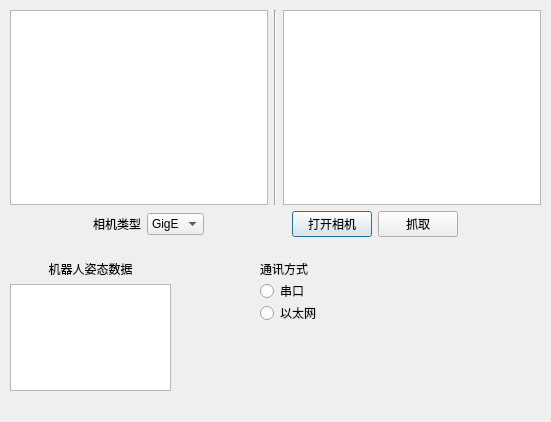
<?xml version="1.0" encoding="UTF-8"?>
<ui version="4.0">
 <class>ImageAcqDialog</class>
 <widget class="QDialog" name="ImageAcqDialog">
  <property name="geometry">
   <rect>
    <x>0</x>
    <y>0</y>
    <width>551</width>
    <height>422</height>
   </rect>
  </property>
  <property name="minimumSize">
   <size>
    <width>551</width>
    <height>422</height>
   </size>
  </property>
  <property name="maximumSize">
   <size>
    <width>551</width>
    <height>422</height>
   </size>
  </property>
  <property name="windowTitle">
   <string>图像采集</string>
  </property>
  <widget class="QWidget" name="layoutWidget">
   <property name="geometry">
    <rect>
     <x>10</x>
     <y>10</y>
     <width>531</width>
     <height>227</height>
    </rect>
   </property>
   <layout class="QVBoxLayout" name="verticalLayout">
    <item>
     <layout class="QHBoxLayout" name="horizontalLayout">
      <item>
       <widget class="QGraphicsView" name="graphicsViewRealTime"/>
      </item>
      <item>
       <widget class="Line" name="line">
        <property name="orientation">
         <enum>Qt::Vertical</enum>
        </property>
       </widget>
      </item>
      <item>
       <widget class="QGraphicsView" name="graphicsViewImage"/>
      </item>
     </layout>
    </item>
    <item>
     <layout class="QHBoxLayout" name="horizontalLayout_3">
      <item>
       <spacer name="horizontalSpacer_2">
        <property name="orientation">
         <enum>Qt::Horizontal</enum>
        </property>
        <property name="sizeHint" stdset="0">
         <size>
          <width>40</width>
          <height>20</height>
         </size>
        </property>
       </spacer>
      </item>
      <item>
       <layout class="QHBoxLayout" name="horizontalLayout_2">
        <item>
         <widget class="QLabel" name="labelCameraType">
          <property name="text">
           <string>相机类型</string>
          </property>
         </widget>
        </item>
        <item>
         <widget class="QComboBox" name="comboBoxCameraSelection">
          <item>
           <property name="text">
            <string>GigE</string>
           </property>
          </item>
         </widget>
        </item>
       </layout>
      </item>
      <item>
       <spacer name="horizontalSpacer">
        <property name="orientation">
         <enum>Qt::Horizontal</enum>
        </property>
        <property name="sizeHint" stdset="0">
         <size>
          <width>40</width>
          <height>20</height>
         </size>
        </property>
       </spacer>
      </item>
      <item>
       <widget class="QPushButton" name="pushButtonOpenCamera">
        <property name="text">
         <string>打开相机</string>
        </property>
       </widget>
      </item>
      <item>
       <widget class="QPushButton" name="pushButtonGrab">
        <property name="text">
         <string>抓取</string>
        </property>
       </widget>
      </item>
      <item>
       <spacer name="horizontalSpacer_3">
        <property name="orientation">
         <enum>Qt::Horizontal</enum>
        </property>
        <property name="sizeHint" stdset="0">
         <size>
          <width>40</width>
          <height>20</height>
         </size>
        </property>
       </spacer>
      </item>
     </layout>
    </item>
   </layout>
  </widget>
  <widget class="QWidget" name="layoutWidget">
   <property name="geometry">
    <rect>
     <x>10</x>
     <y>260</y>
     <width>161</width>
     <height>131</height>
    </rect>
   </property>
   <layout class="QVBoxLayout" name="verticalLayout_2">
    <item>
     <widget class="QLabel" name="labelRobotPose">
      <property name="text">
       <string>&lt;html&gt;&lt;head/&gt;&lt;body&gt;&lt;p align=&quot;center&quot;&gt;机器人姿态数据&lt;/p&gt;&lt;/body&gt;&lt;/html&gt;</string>
      </property>
     </widget>
    </item>
    <item>
     <widget class="QTextEdit" name="textEditRobotPose"/>
    </item>
   </layout>
  </widget>
  <widget class="QWidget" name="layoutWidget">
   <property name="geometry">
    <rect>
     <x>260</x>
     <y>260</y>
     <width>61</width>
     <height>61</height>
    </rect>
   </property>
   <layout class="QVBoxLayout" name="verticalLayout_3">
    <item>
     <widget class="QLabel" name="labelCommType">
      <property name="text">
       <string>通讯方式</string>
      </property>
     </widget>
    </item>
    <item>
     <widget class="QRadioButton" name="radioButtonRS232">
      <property name="text">
       <string>串口</string>
      </property>
     </widget>
    </item>
    <item>
     <widget class="QRadioButton" name="radioButton">
      <property name="text">
       <string>以太网</string>
      </property>
     </widget>
    </item>
   </layout>
  </widget>
 </widget>
 <tabstops>
  <tabstop>comboBoxCameraSelection</tabstop>
  <tabstop>pushButtonOpenCamera</tabstop>
  <tabstop>pushButtonGrab</tabstop>
 </tabstops>
 <resources/>
 <connections/>
</ui>
